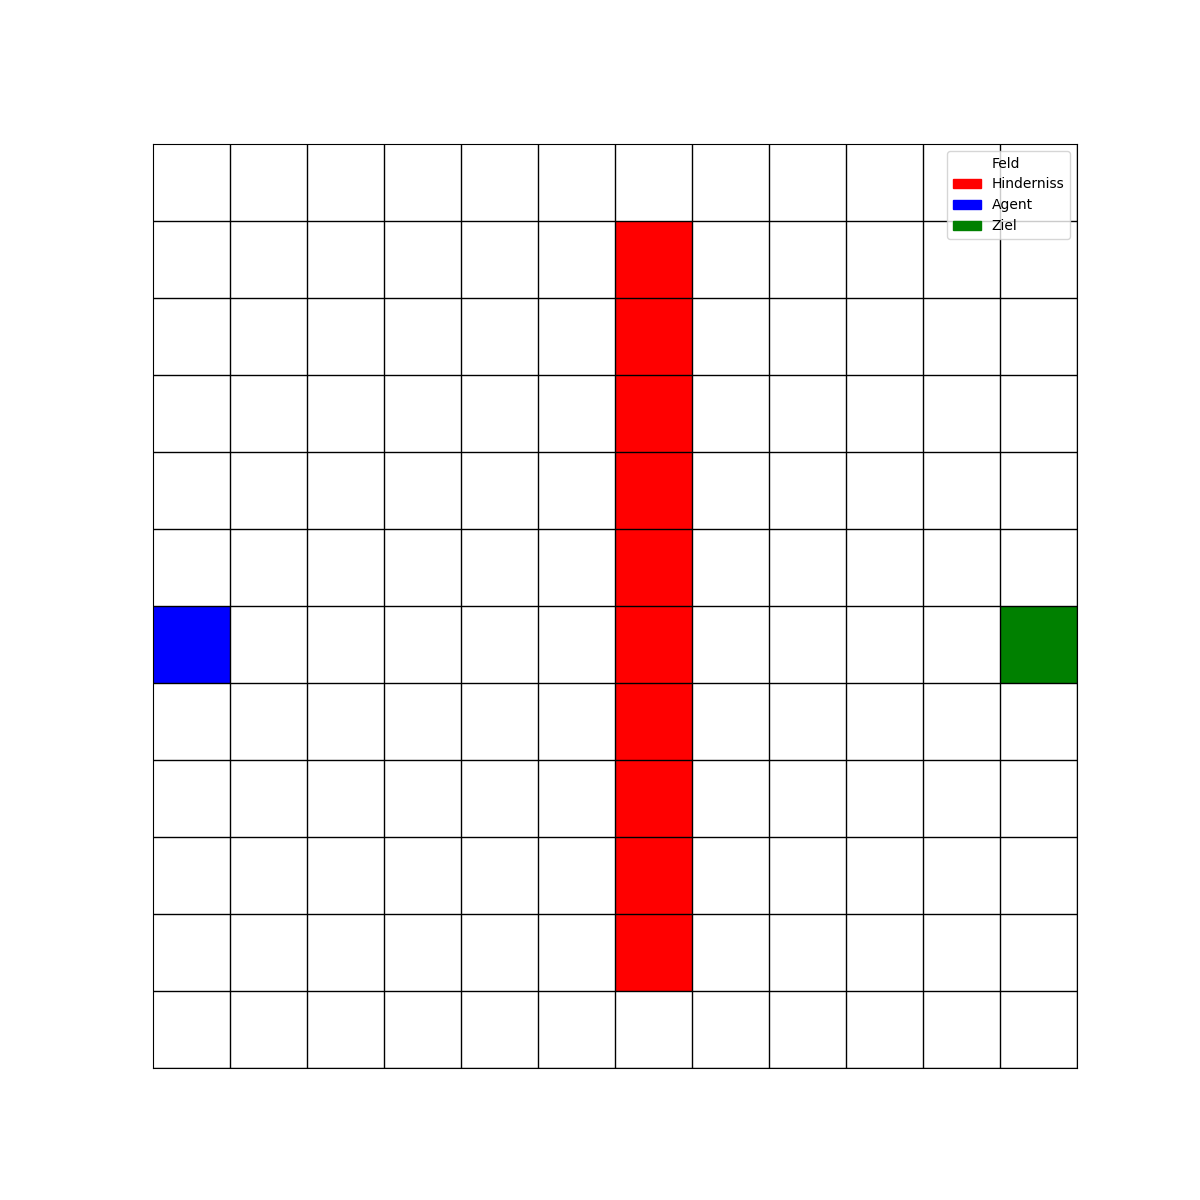

The Python source for this figure:
from matplotlib import pyplot as plt
from matplotlib import colors
import numpy as np
import random
import matplotlib.patches as mpatches

WIDTH = 12
HEIGHT = 12
EPISODES = 100
EPSILON = 0.1
LEARNING_RATE = 0.1
GAMMA = 0.9
ACTIONS = [(1, 0), (0, 1), (-1, 0), (0, -1)]


data = [[0] * WIDTH for _ in range(HEIGHT)]

for i in range(1, HEIGHT -1):
    data[i][int(WIDTH/2)] = 1

data[int(HEIGHT/2)][0] = 2
data[int(HEIGHT/2)][-1] = 3
data = np.array(data)

cmap = colors.ListedColormap(['white', 'red', 'blue', 'green'])

# get the unique values from data
# i.e. a sorted list of all values in data
values = np.unique(data.ravel())

fig = plt.figure(figsize=(WIDTH, HEIGHT), frameon=False)
im = plt.imshow(data, cmap=cmap, interpolation="none")

# get the colors of the values, according to the 
# colormap used by imshow
colors = [ cmap(value) for value in values]
# create a patch (proxy artist) for every color 
patches = [ 
    mpatches.Patch(color=colors[0], label="Feld" ),
    mpatches.Patch(color=colors[1], label="Hinderniss" ),
    mpatches.Patch(color=colors[2], label="Agent" ),
    mpatches.Patch(color=colors[3], label="Ziel" ),
]
# put those patched as legend-handles into the legend
plt.legend(handles=patches)
ax = fig.gca()
ax.set_yticks(np.arange(0.5, HEIGHT, 1))
ax.set_xticks(np.arange(0.5, WIDTH, 1))
for tick in ax.xaxis.get_major_ticks():
    tick.tick1line.set_visible(False)
    tick.tick2line.set_visible(False)
    tick.label1.set_visible(False)
    tick.label2.set_visible(False)
for tick in ax.yaxis.get_major_ticks():
    tick.tick1line.set_visible(False)
    tick.tick2line.set_visible(False)
    tick.label1.set_visible(False)
    tick.label2.set_visible(False)
plt.grid(color='k', linestyle='-', linewidth=1)
plt.savefig("field2.png")